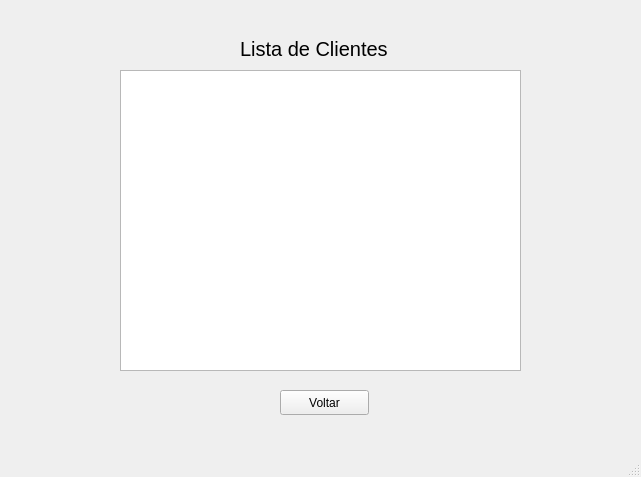
<?xml version="1.0" encoding="UTF-8"?>
<ui version="4.0">
 <class>MainWindow</class>
 <widget class="QMainWindow" name="MainWindow">
  <property name="geometry">
   <rect>
    <x>0</x>
    <y>0</y>
    <width>641</width>
    <height>477</height>
   </rect>
  </property>
  <property name="windowTitle">
   <string>MainWindow</string>
  </property>
  <widget class="QWidget" name="centralwidget">
   <widget class="QListWidget" name="listWidget">
    <property name="geometry">
     <rect>
      <x>120</x>
      <y>70</y>
      <width>401</width>
      <height>301</height>
     </rect>
    </property>
   </widget>
   <widget class="QLabel" name="label">
    <property name="geometry">
     <rect>
      <x>240</x>
      <y>40</y>
      <width>161</width>
      <height>17</height>
     </rect>
    </property>
    <property name="font">
     <font>
      <pointsize>15</pointsize>
     </font>
    </property>
    <property name="text">
     <string>Lista de Clientes</string>
    </property>
   </widget>
   <widget class="QPushButton" name="btnVoltar">
    <property name="geometry">
     <rect>
      <x>280</x>
      <y>390</y>
      <width>89</width>
      <height>25</height>
     </rect>
    </property>
    <property name="text">
     <string>Voltar</string>
    </property>
   </widget>
  </widget>
  <widget class="QStatusBar" name="statusbar"/>
 </widget>
 <resources/>
 <connections/>
</ui>
